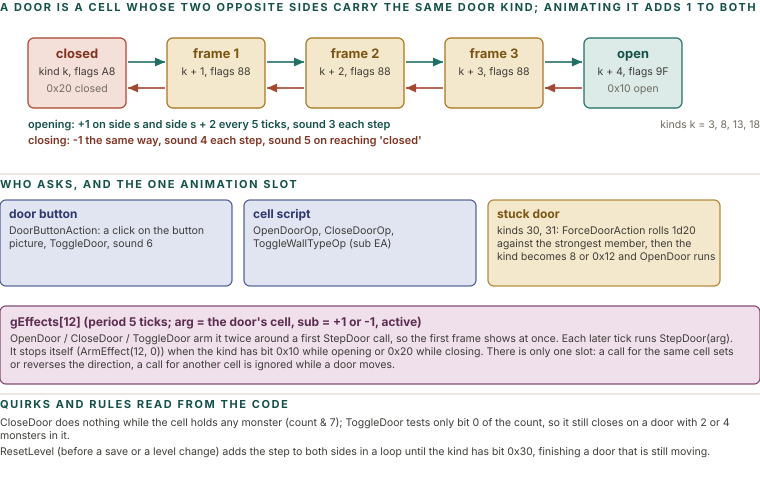

Write the Python code that produced this figure.
import sys; sys.path.insert(0, '.')
from figlib import *

c = Canvas(760, 486)
c.section(0, 11, "A DOOR IS A CELL WHOSE TWO OPPOSITE SIDES CARRY THE SAME DOOR KIND; ANIMATING IT ADDS 1 TO BOTH")
# five states
sx0, sw_, sg = 28, 112, 33
sy, sh = 38, 70
states = [("closed", "kind k", "A8", "0x20 closed", "red"), ("frame 1", "k + 1", "88", "", "ochre"), ("frame 2", "k + 2", "88", "", "ochre"),
          ("frame 3", "k + 3", "88", "", "ochre"), ("open", "k + 4", "9F", "0x10 open", "teal")]
for i, (n, kd, f, note, k) in enumerate(states):
    x = sx0 + i * (sw_ + sg - 6)
    c.rect(x, sy, sw_ - 14, sh, fill=PAL[k][2], stroke=PAL[k][1], sw=1.3, rx=6)
    c.text(x + (sw_ - 14) / 2, sy + 20, n, size=13, weight=700, color=PAL[k][0], anchor="middle")
    c.text(x + (sw_ - 14) / 2, sy + 37, kd + ", flags " + f, size=10.5, color=INK2, anchor="middle")
    if note:
        c.text(x + (sw_ - 14) / 2, sy + 54, note, size=10.5, color=MUTED, anchor="middle")
    if i < 4:
        xa = x + sw_ - 14 + 2
        xb = x + sw_ + sg - 6 - 2
        c.arrow([(xa, sy + 24), (xb, sy + 24)], color=SOLID["teal"], sw=1.6)
        c.arrow([(xb, sy + 50), (xa, sy + 50)], color=SOLID["red"], sw=1.6)
c.text(sx0, sy + sh + 20, "opening: +1 on side s and side s + 2 every 5 ticks, sound 3 each step", size=11, color=PAL["teal"][0], weight=600)
c.text(sx0, sy + sh + 36, "closing: -1 the same way, sound 4 each step, sound 5 on reaching 'closed'", size=11, color=PAL["red"][0], weight=600)
c.text(760, sy + sh + 20, "kinds k = 3, 8, 13, 18", size=10.5, color=MUTED, anchor="end")

# who opens it
y2 = 188
c.line(0, y2 - 14, 760, y2 - 14, stroke=RULE)
c.section(0, y2, "WHO ASKS, AND THE ONE ANIMATION SLOT")
asks = [
    ("navy", "door button", "DoorButtonAction: a click on the button picture, ToggleDoor, sound 6"),
    ("navy", "cell script", "OpenDoorOp, CloseDoorOp, ToggleWallTypeOp (sub EA)"),
    ("ochre", "stuck door", "kinds 30, 31: ForceDoorAction rolls 1d20 against the strongest member, then the kind becomes 8 or 0x12 and OpenDoor runs"),
]
ax, aw = 0, 232
for i, (k, t, b) in enumerate(asks):
    x = i * (aw + 12)
    c.rect(x, y2 + 12, aw, 86, fill=PAL[k][2], stroke=PAL[k][1], sw=1.1, rx=6)
    c.text(x + 9, y2 + 30, t, size=12, weight=700, color=PAL[k][0])
    yy = y2 + 46
    for l in wrap(b, aw - 18, 10.5):
        c.text(x + 9, yy, l, size=10.5, color=INK2)
        yy += 13
# the effect
ey = y2 + 118
c.rect(0, ey, 760, 78, fill=PAL["plum"][2], stroke=PAL["plum"][1], sw=1.2, rx=6)
c.text(10, ey + 20, "gEffects[12]  (period 5 ticks; arg = the door's cell, sub = +1 or -1, active)", size=12, weight=700, color=PAL["plum"][0])
for i, l in enumerate(wrap("OpenDoor / CloseDoor / ToggleDoor arm it twice around a first StepDoor call, so the first frame shows at once. Each later tick runs StepDoor(arg). It stops itself (ArmEffect(12, 0)) when the kind has bit 0x10 while opening or 0x20 while closing. There is only one slot: a call for the same cell sets or reverses the direction, a call for another cell is ignored while a door moves.", 740, 10.5)):
    c.text(10, ey + 36 + i * 13, l, size=10.5, color=INK2)
# rules
ry = ey + 100
c.line(0, ry - 12, 760, ry - 12, stroke=RULE)
c.section(0, ry + 2, "QUIRKS AND RULES READ FROM THE CODE")
rules = [
    "CloseDoor does nothing while the cell holds any monster (count & 7); ToggleDoor tests only bit 0 of the count, so it still closes on a door with 2 or 4 monsters in it.",
    "ResetLevel (before a save or a level change) adds the step to both sides in a loop until the kind has bit 0x30, finishing a door that is still moving.",
]
yy = ry + 20
for r in rules:
    for j, l in enumerate(wrap(r, 730, 10.5)):
        c.text(0, yy, l, size=10.5, color=INK2)
        yy += 13
    yy += 3
c.save("figs/wld_door.svg")
